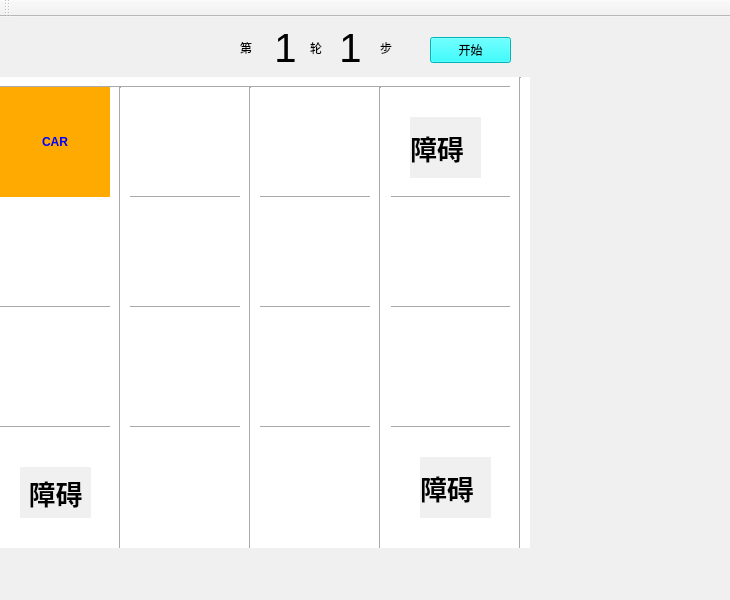
<?xml version="1.0" encoding="UTF-8"?>
<ui version="4.0">
 <class>MainWindow</class>
 <widget class="QMainWindow" name="MainWindow">
  <property name="geometry">
   <rect>
    <x>0</x>
    <y>0</y>
    <width>730</width>
    <height>600</height>
   </rect>
  </property>
  <property name="maximumSize">
   <size>
    <width>1000</width>
    <height>600</height>
   </size>
  </property>
  <property name="font">
   <font>
    <strikeout>false</strikeout>
   </font>
  </property>
  <property name="windowTitle">
   <string>MainWindow</string>
  </property>
  <property name="styleSheet">
   <string notr="true">background-color: rgb(240, 240, 240);</string>
  </property>
  <widget class="QWidget" name="centralwidget">
   <property name="maximumSize">
    <size>
     <width>1500</width>
     <height>1500</height>
    </size>
   </property>
   <widget class="Line" name="line">
    <property name="geometry">
     <rect>
      <x>0</x>
      <y>60</y>
      <width>521</width>
      <height>20</height>
     </rect>
    </property>
    <property name="styleSheet">
     <string notr="true">background-color: rgb(255, 255, 255);</string>
    </property>
    <property name="orientation">
     <enum>Qt::Horizontal</enum>
    </property>
   </widget>
   <widget class="Line" name="line_2">
    <property name="geometry">
     <rect>
      <x>0</x>
      <y>170</y>
      <width>521</width>
      <height>20</height>
     </rect>
    </property>
    <property name="styleSheet">
     <string notr="true">background-color: rgb(255, 255, 255);</string>
    </property>
    <property name="orientation">
     <enum>Qt::Horizontal</enum>
    </property>
   </widget>
   <widget class="Line" name="line_3">
    <property name="geometry">
     <rect>
      <x>0</x>
      <y>280</y>
      <width>521</width>
      <height>20</height>
     </rect>
    </property>
    <property name="styleSheet">
     <string notr="true">background-color: rgb(255, 255, 255);</string>
    </property>
    <property name="orientation">
     <enum>Qt::Horizontal</enum>
    </property>
   </widget>
   <widget class="Line" name="line_4">
    <property name="geometry">
     <rect>
      <x>0</x>
      <y>400</y>
      <width>521</width>
      <height>20</height>
     </rect>
    </property>
    <property name="styleSheet">
     <string notr="true">background-color: rgb(255, 255, 255);</string>
    </property>
    <property name="orientation">
     <enum>Qt::Horizontal</enum>
    </property>
   </widget>
   <widget class="Line" name="line_5">
    <property name="geometry">
     <rect>
      <x>110</x>
      <y>70</y>
      <width>20</width>
      <height>461</height>
     </rect>
    </property>
    <property name="styleSheet">
     <string notr="true">background-color: rgb(255, 255, 255);</string>
    </property>
    <property name="orientation">
     <enum>Qt::Vertical</enum>
    </property>
   </widget>
   <widget class="Line" name="line_6">
    <property name="geometry">
     <rect>
      <x>240</x>
      <y>70</y>
      <width>20</width>
      <height>461</height>
     </rect>
    </property>
    <property name="styleSheet">
     <string notr="true">background-color: rgb(255, 255, 255);</string>
    </property>
    <property name="orientation">
     <enum>Qt::Vertical</enum>
    </property>
   </widget>
   <widget class="Line" name="line_7">
    <property name="geometry">
     <rect>
      <x>370</x>
      <y>70</y>
      <width>21</width>
      <height>461</height>
     </rect>
    </property>
    <property name="styleSheet">
     <string notr="true">background-color: rgb(255, 255, 255);</string>
    </property>
    <property name="orientation">
     <enum>Qt::Vertical</enum>
    </property>
   </widget>
   <widget class="QLabel" name="Agent">
    <property name="geometry">
     <rect>
      <x>0</x>
      <y>70</y>
      <width>110</width>
      <height>110</height>
     </rect>
    </property>
    <property name="font">
     <font>
      <weight>75</weight>
      <bold>true</bold>
     </font>
    </property>
    <property name="styleSheet">
     <string notr="true">color: rgb(0, 0, 255);
background-color: rgb(255, 170, 0);</string>
    </property>
    <property name="text">
     <string>CAR</string>
    </property>
    <property name="alignment">
     <set>Qt::AlignCenter</set>
    </property>
    <property name="indent">
     <number>-1</number>
    </property>
   </widget>
   <widget class="QPushButton" name="startButton">
    <property name="geometry">
     <rect>
      <x>430</x>
      <y>20</y>
      <width>81</width>
      <height>26</height>
     </rect>
    </property>
    <property name="styleSheet">
     <string notr="true">background-color: rgb(0, 253, 255);</string>
    </property>
    <property name="text">
     <string>开始</string>
    </property>
   </widget>
   <widget class="QLabel" name="sweet_label_1">
    <property name="enabled">
     <bool>true</bool>
    </property>
    <property name="geometry">
     <rect>
      <x>20</x>
      <y>450</y>
      <width>71</width>
      <height>51</height>
     </rect>
    </property>
    <property name="font">
     <font>
      <pointsize>20</pointsize>
      <weight>75</weight>
      <bold>true</bold>
     </font>
    </property>
    <property name="text">
     <string>障碍</string>
    </property>
    <property name="alignment">
     <set>Qt::AlignCenter</set>
    </property>
   </widget>
   <widget class="QLabel" name="sweet_label_2">
    <property name="enabled">
     <bool>true</bool>
    </property>
    <property name="geometry">
     <rect>
      <x>410</x>
      <y>100</y>
      <width>71</width>
      <height>61</height>
     </rect>
    </property>
    <property name="font">
     <font>
      <pointsize>20</pointsize>
      <weight>75</weight>
      <bold>true</bold>
     </font>
    </property>
    <property name="text">
     <string>障碍</string>
    </property>
   </widget>
   <widget class="QLabel" name="sweet_label_3">
    <property name="enabled">
     <bool>true</bool>
    </property>
    <property name="geometry">
     <rect>
      <x>420</x>
      <y>440</y>
      <width>71</width>
      <height>61</height>
     </rect>
    </property>
    <property name="font">
     <font>
      <pointsize>20</pointsize>
      <weight>75</weight>
      <bold>true</bold>
      <strikeout>false</strikeout>
     </font>
    </property>
    <property name="text">
     <string>障碍</string>
    </property>
   </widget>
   <widget class="QLabel" name="label_di">
    <property name="geometry">
     <rect>
      <x>240</x>
      <y>20</y>
      <width>21</width>
      <height>21</height>
     </rect>
    </property>
    <property name="text">
     <string>第</string>
    </property>
   </widget>
   <widget class="QLabel" name="label_lun_num">
    <property name="geometry">
     <rect>
      <x>260</x>
      <y>10</y>
      <width>51</width>
      <height>41</height>
     </rect>
    </property>
    <property name="font">
     <font>
      <pointsize>30</pointsize>
     </font>
    </property>
    <property name="text">
     <string>1</string>
    </property>
    <property name="alignment">
     <set>Qt::AlignCenter</set>
    </property>
   </widget>
   <widget class="QLabel" name="label_lun">
    <property name="geometry">
     <rect>
      <x>310</x>
      <y>20</y>
      <width>21</width>
      <height>21</height>
     </rect>
    </property>
    <property name="text">
     <string>轮</string>
    </property>
   </widget>
   <widget class="QLabel" name="label_bu_num">
    <property name="geometry">
     <rect>
      <x>330</x>
      <y>10</y>
      <width>41</width>
      <height>41</height>
     </rect>
    </property>
    <property name="font">
     <font>
      <pointsize>30</pointsize>
     </font>
    </property>
    <property name="text">
     <string>1</string>
    </property>
    <property name="alignment">
     <set>Qt::AlignCenter</set>
    </property>
   </widget>
   <widget class="QLabel" name="label_bu">
    <property name="geometry">
     <rect>
      <x>380</x>
      <y>20</y>
      <width>21</width>
      <height>21</height>
     </rect>
    </property>
    <property name="text">
     <string>步</string>
    </property>
   </widget>
   <widget class="Line" name="line_8">
    <property name="geometry">
     <rect>
      <x>510</x>
      <y>60</y>
      <width>20</width>
      <height>471</height>
     </rect>
    </property>
    <property name="styleSheet">
     <string notr="true">background-color: rgb(255, 255, 255);</string>
    </property>
    <property name="orientation">
     <enum>Qt::Vertical</enum>
    </property>
   </widget>
   <widget class="QLabel" name="mapBackground">
    <property name="geometry">
     <rect>
      <x>0</x>
      <y>70</y>
      <width>511</width>
      <height>461</height>
     </rect>
    </property>
    <property name="styleSheet">
     <string notr="true">background-color: rgb(255, 255, 255);</string>
    </property>
    <property name="text">
     <string/>
    </property>
   </widget>
   <zorder>mapBackground</zorder>
   <zorder>line</zorder>
   <zorder>line_2</zorder>
   <zorder>line_3</zorder>
   <zorder>line_4</zorder>
   <zorder>line_5</zorder>
   <zorder>line_6</zorder>
   <zorder>line_7</zorder>
   <zorder>startButton</zorder>
   <zorder>sweet_label_1</zorder>
   <zorder>sweet_label_2</zorder>
   <zorder>sweet_label_3</zorder>
   <zorder>label_di</zorder>
   <zorder>label_lun_num</zorder>
   <zorder>label_lun</zorder>
   <zorder>label_bu_num</zorder>
   <zorder>label_bu</zorder>
   <zorder>line_8</zorder>
   <zorder>Agent</zorder>
  </widget>
  <widget class="QMenuBar" name="menubar">
   <property name="geometry">
    <rect>
     <x>0</x>
     <y>0</y>
     <width>730</width>
     <height>26</height>
    </rect>
   </property>
  </widget>
  <widget class="QToolBar" name="toolBar">
   <property name="windowTitle">
    <string>toolBar</string>
   </property>
   <attribute name="toolBarArea">
    <enum>TopToolBarArea</enum>
   </attribute>
   <attribute name="toolBarBreak">
    <bool>false</bool>
   </attribute>
  </widget>
  <widget class="QStatusBar" name="statusbar"/>
 </widget>
 <resources/>
 <connections/>
</ui>
